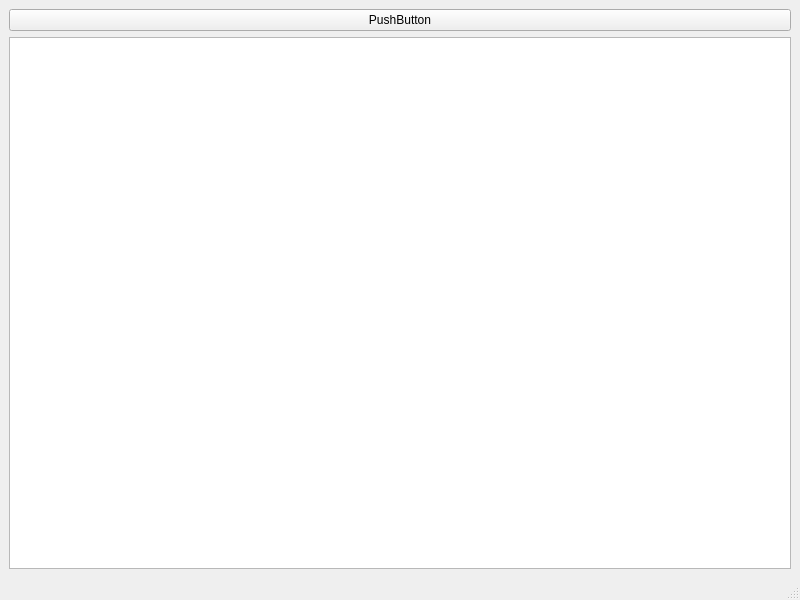
<?xml version="1.0" encoding="UTF-8"?>
<ui version="4.0">
 <class>MainWindow</class>
 <widget class="QMainWindow" name="MainWindow">
  <property name="geometry">
   <rect>
    <x>0</x>
    <y>0</y>
    <width>800</width>
    <height>600</height>
   </rect>
  </property>
  <property name="windowTitle">
   <string>MainWindow</string>
  </property>
  <widget class="QWidget" name="centralwidget">
   <layout class="QGridLayout" name="gridLayout">
    <item row="0" column="0">
     <widget class="QPushButton" name="pushButton">
      <property name="text">
       <string>PushButton</string>
      </property>
     </widget>
    </item>
    <item row="1" column="0">
     <widget class="QTableWidget" name="tableWidget"/>
    </item>
   </layout>
  </widget>
  <widget class="QMenuBar" name="menubar">
   <property name="geometry">
    <rect>
     <x>0</x>
     <y>0</y>
     <width>800</width>
     <height>21</height>
    </rect>
   </property>
  </widget>
  <widget class="QStatusBar" name="statusbar"/>
 </widget>
 <resources/>
 <connections/>
</ui>
